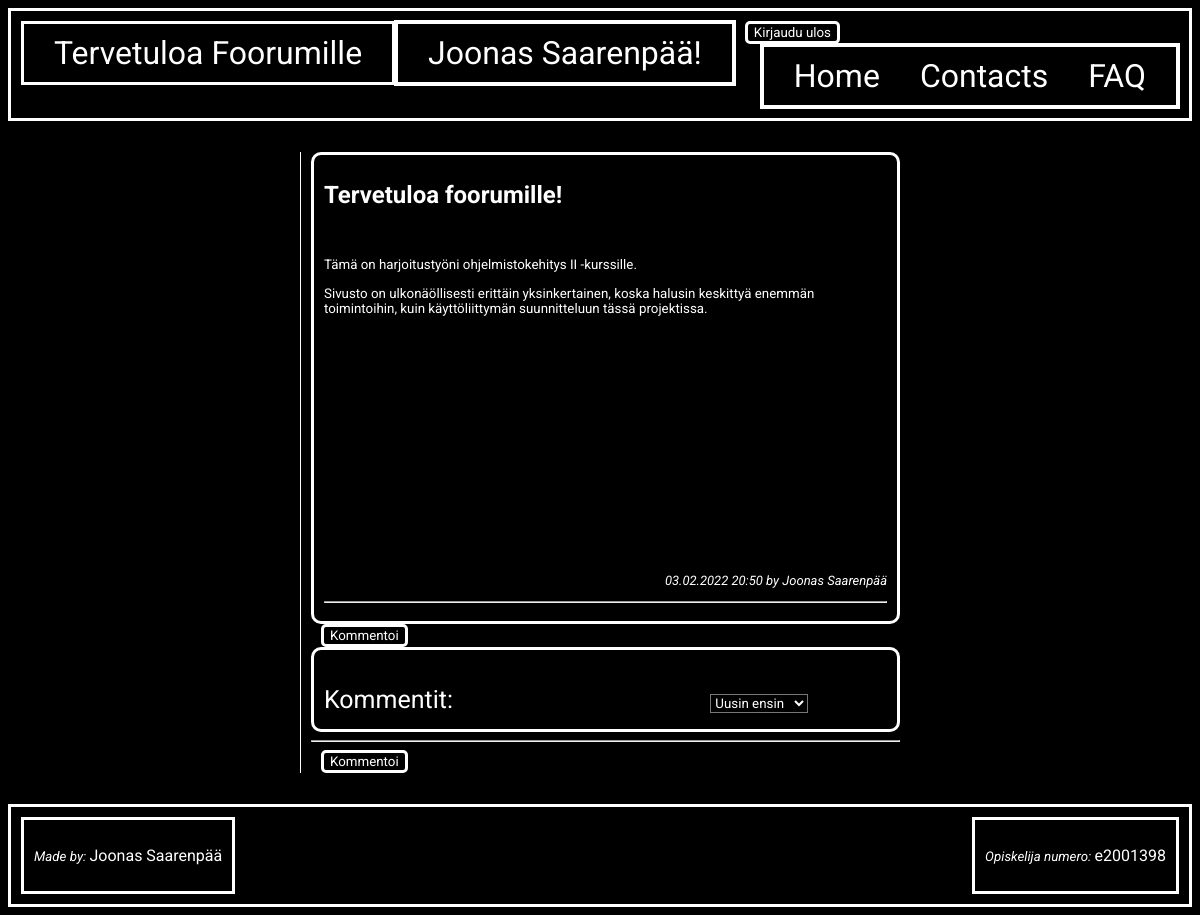
/thread_page.php?thread_id=24 (signed in), run on the app's committed database.
### tables this page shows
CREATE TABLE `Threads` (
  `thread_ID` int(100) NOT NULL,
  `thread_topic` varchar(100) NOT NULL,
  `thread_summary` varchar(100) NOT NULL,
  `thread_content` varchar(1500) NOT NULL,
  `thread_date` datetime NOT NULL,
  `thread_img` blob,
  `user_id` int(100) NOT NULL
);

CREATE TABLE `Users` (
  `user_id` int(100) NOT NULL,
  `user_firstname` varchar(20) DEFAULT NULL,
  `user_lastname` varchar(20) DEFAULT NULL,
  `password` varchar(60) NOT NULL,
  `user_email` varchar(100) NOT NULL
);

### thread_page.php (the view, shortened to what this page needs)
<?php
function commentBox(){
    echo'
        <button class="new_thread_button">Kommentoi</button>
        <div id="new_thread" class="new_thread">
            <li><form method="POST" action="new_comment.php">
                        <textarea name="comment_content" class="comment_content" placeholder="Comment" required></textarea>
                        <input name="thread_ID" value="'.$_GET['thread_id'].'" hidden>
                        <br>
                        <input class="thread_button" type="submit" value="Lähetä">
                </form>
                <hr>
            </li>
        </div>';
}
?>
<!DOCTYPE html>
<html lang="en">
<head>
    <link rel="stylesheet" href="tyyli.css">
</head>
<body>
    <div class="container_front">
        <?php include("templates/header.php") ?>
        <ol class="listOf_threads">
        <?php
            try{
                $conn = ConnectToDB();
                $thread_index = $_GET['thread_id'];
                $stmt_thread = $conn->prepare("SELECT Threads.*, Users.user_firstname, Users.user_lastname
                                               FROM Threads
                                               INNER JOIN Users ON Threads.user_id = Users.user_id
                                               WHERE Threads.thread_ID = ".$thread_index."");
                $stmt_thread->execute();
                $thread = $stmt_thread->fetchAll(PDO::FETCH_ASSOC);
            }
            catch(PDOException $e){
                $e->getMessage();
            };
            foreach($thread as $row){
                echo "
                <div class='thread'>
                    <li>
                        <h1 class='thread_topic_button'>".$row['thread_topic']."</h1>
                        <img class='thread_image'></img>
                        <p class='thread_summary'>".$row['thread_summary']."</p>
                        <p class='thread_content'>".$row['thread_content']."</p>
                        <br>
                        <p class='timestamp'>".date('d.m.Y H:i', strtotime($row['thread_date']))." by ".$row['user_firstname']." ".$row['user_lastname']."</p>
                        <hr>
                    </li>
                </div>";
            };
            commentBox();
            ?>
            <div class='thread'>
                <p class='otsikko'>Kommentit:</p>
                    <select onchange="location = this.value;" name="sort" id="sort" class="sort">
                        <option value="thread_page.php?<?php echo 'thread_id='.$thread_index.''?>&sort=DESC">Uusin ensin</option>
                    </select>
            </div>
            <hr>
        </ol>
        <?php include("templates/footer.php") ?>
    </div>
</body>
</html>

### tyyli.css (style rules this page uses)
.container_front { display: grid; grid-template-columns: 1fr 600px 1fr; grid-template-rows: auto auto auto; row-gap: 15px; column-gap: 10px; box-sizing: border-box; }
.listOf_threads { grid-column: 2 / 3; grid-row: 2; border-left: 1px solid white; padding-left: 10px; }
.thread { background-color: black; padding: 5px; box-sizing: border-box; word-wrap: break-word; border-radius: 10px; }
.otsikko { margin-bottom: 5px; text-align: left; font-size: 25px; display: inline-flex; }
.container_front div, .header .listOf_threads { padding: 10px; border: 3px, solid, white; }
.thread_topic_button { border: none; padding: 0; background-color: transparent; text-align: left; font-size: x-large; cursor: pointer; word-wrap: break-word; }
.thread_summary { margin-bottom: 5px; text-align: left; font-size: smaller; width: 100%; height: auto; resize: none; }
.thread_content { margin-bottom: 5px; text-align: left; font-size: smaller; width: 100%; height: 250px; resize: none; white-space: normal; word-wrap: break-word; }
.timestamp { text-align: right; font-size: small; font-style: italic; }
.new_thread_button { border: none; background-color: black; color: white; border-style: solid; border-radius: 5px; margin-left: 10px; cursor: pointer; }
.sort { background-color: black; display: inline-flex; margin-left: 45%; }
* { font-family: 'Roboto', sans-serif; color: white; }
html { background: black; }
ol { list-style: none; padding-left: 0px; }
h1 { font-style: bold; font-family: 'Roboto', sans-serif; }
p { font-style: bold; font-family: 'Roboto', sans-serif; text-align: center; color: white; }

### data on the page
threads: thread_topic "Tervetuloa foorumille!", thread_summary "Tämä on harjoitustyöni ohjelmistokehitys II -kurssille.", thread_content "Sivusto on ulkonäöllisesti erittäin yksinkertainen, koska halusin keskittyä enemmän toimintoihin, kuin käyttöliittymän suunnitteluun tässä projektissa.", thread_date "03.02.2022 20:50", user.user_firstname "Joonas", user.user_lastname "Saarenpää"

### other printed values
$fname "Joonas"
$lname "Saarenpää"
